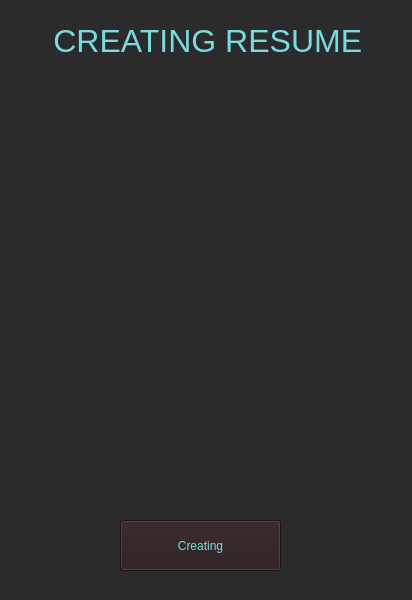
<?xml version="1.0" encoding="UTF-8"?>
<ui version="4.0">
 <class>MainWindow</class>
 <widget class="QMainWindow" name="MainWindow">
  <property name="geometry">
   <rect>
    <x>0</x>
    <y>0</y>
    <width>412</width>
    <height>600</height>
   </rect>
  </property>
  <property name="windowTitle">
   <string>MainWindow</string>
  </property>
  <property name="styleSheet">
   <string notr="true">background-color:#2B2B2B</string>
  </property>
  <widget class="QWidget" name="centralwidget">
   <widget class="QLabel" name="label">
    <property name="geometry">
     <rect>
      <x>0</x>
      <y>0</y>
      <width>411</width>
      <height>81</height>
     </rect>
    </property>
    <property name="font">
     <font>
      <pointsize>24</pointsize>
     </font>
    </property>
    <property name="styleSheet">
     <string notr="true">color:#78DBE2</string>
    </property>
    <property name="text">
     <string>      CREATING RESUME</string>
    </property>
   </widget>
   <widget class="QPushButton" name="pushButton">
    <property name="geometry">
     <rect>
      <x>120</x>
      <y>520</y>
      <width>161</width>
      <height>51</height>
     </rect>
    </property>
    <property name="styleSheet">
     <string notr="true">font: 22pt &quot;MS Shell Dlg 2&quot;;
color: #78DBE2;
background-color:#281B1B;</string>
    </property>
    <property name="text">
     <string>Creating</string>
    </property>
   </widget>
  </widget>
 </widget>
 <resources/>
 <connections/>
</ui>
